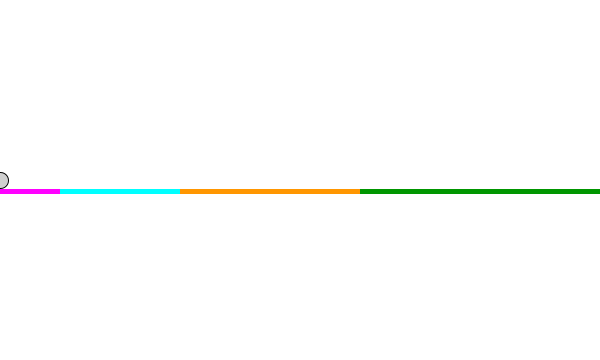
Frame 1 (no input)
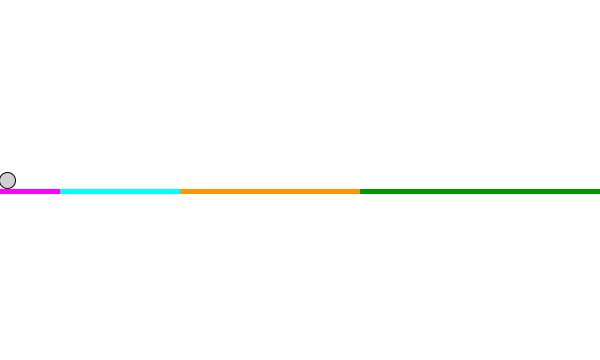
Frame 60 (the mouse pressed at the canvas centre just before this capture)
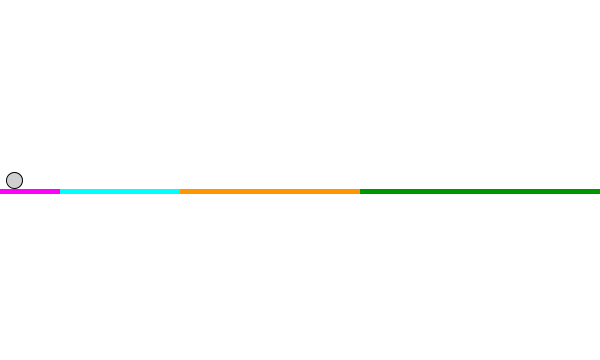
Frame 120 (the mouse held since frame 60 and released just before this capture)

The Processing sketch that drew these frames (run headless with seeded random() and noise(); from frame 60 on, the mouse is pressed at the canvas centre):

// Processing sketch: RunnerWithFriction
// ── RunnerWithFriction.pde
class Mover{
 
  PVector location;
  PVector velocity;
  PVector acceleration;
  float topspeed;
  float mass;
  
  
  Mover(float m, float x, float y){
   
    location = new PVector(x,y);
    velocity = new PVector(0,0);
    acceleration = new PVector(0,0);
    topspeed = 5;
    mass = m;
  }
  
  void update(){
   velocity.add(acceleration);
   velocity.limit(topspeed);
   location.add(velocity); 

    acceleration.mult(0);
  }
  
  void display(){
   stroke(0);
   fill(175,150);
   ellipse(location.x,location.y,mass*16,mass*16);
  }
  
  void applyForce(PVector force){
    PVector f = PVector.div(force,mass);
    acceleration.add(f);
    
  }
  
  void checkEdges(){
   if (location.x > width){
     location.x = width;
     velocity.x *= -1;
   }
   else if(location.x < 0){
     location.x = 0;
     velocity.x *= -1;
   }
   
   if (location.y > height){
     location.y = height;
     velocity.y *= -1;
   }
   else if(location.y < 0){
     location.y = 0;
     velocity.y *= -1;
   }
  }
}




Mover mover;


void setup(){
  size(600,360);
  
  mover = new Mover(1,0,height/2);
  

}


void draw(){
 
  
  background(255);
  
  noStroke();
  fill(255,0,255);
  rect(0,height/2+9,60,5);
  fill(0,255,255);
  rect(60,height/2+9,180,5);
  fill(255,150,0);
  rect(180,height/2+9,180,5);
  fill(0,150,0);
  rect(360,height/2+9,240,5);

    
    //PVector gravity = new PVector(0,0.01 * mover.mass);
    PVector wind = new PVector(0.1,0);
    float c = 0.01;
    if (mover.location.x <= 60){
      c = 0.15;
    }
    else if ((mover.location.x > 60) && (mover.location.x <= 120)){
      c = -0.1;
    }
    else if ((mover.location.x > 120) && (mover.location.x <= 360)){
     c = 0.25;
    }
    
    println(c+" " + mover.location.x);
    
    PVector friction = PVector.mult(mover.velocity,-1);
    friction.normalize();
    friction.mult(c);
    
    mover.applyForce(friction);
    mover.applyForce(wind);
    //mover.applyForce(gravity);
    mover.update();
    mover.checkEdges();
    mover.display();
  
}
